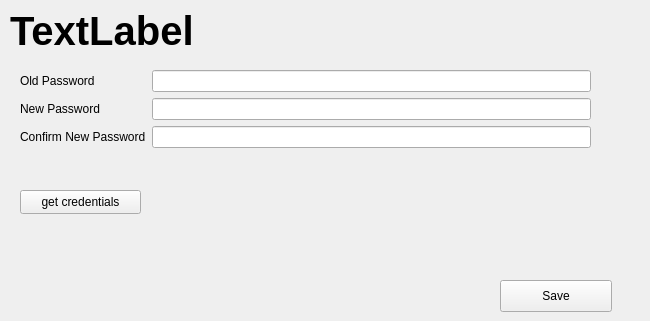
       <widget class="QWidget" name="tab_myAccount">
        <attribute name="title">
         <string>My Account</string>
        </attribute>
        <widget class="QWidget" name="formLayoutWidget_2">
         <property name="geometry">
          <rect>
           <x>20</x>
           <y>70</y>
           <width>571</width>
           <height>101</height>
          </rect>
         </property>
         <layout class="QFormLayout" name="formLayout_2">
          <item row="0" column="0">
           <widget class="QLabel" name="label_12">
            <property name="text">
             <string>Old Password</string>
            </property>
           </widget>
          </item>
          <item row="0" column="1">
           <widget class="QLineEdit" name="lineEdit_myAccountOldPass"/>
          </item>
          <item row="1" column="0">
           <widget class="QLabel" name="label_13">
            <property name="text">
             <string>New Password</string>
            </property>
           </widget>
          </item>
          <item row="1" column="1">
           <widget class="QLineEdit" name="lineEdit_myAccountNewPass"/>
          </item>
          <item row="2" column="0">
           <widget class="QLabel" name="label_14">
            <property name="text">
             <string>Confirm New Password</string>
            </property>
           </widget>
          </item>
          <item row="2" column="1">
           <widget class="QLineEdit" name="lineEdit_myAccountConfirmPass"/>
          </item>
         </layout>
        </widget>
        <widget class="QPushButton" name="pushButton_saveAccount">
         <property name="geometry">
          <rect>
           <x>500</x>
           <y>280</y>
           <width>112</width>
           <height>32</height>
          </rect>
         </property>
         <property name="sizePolicy">
          <sizepolicy hsizetype="Minimum" vsizetype="Fixed">
           <horstretch>0</horstretch>
           <verstretch>0</verstretch>
          </sizepolicy>
         </property>
         <property name="font">
          <font>
           <kerning>false</kerning>
          </font>
         </property>
         <property name="text">
          <string>Save</string>
         </property>
        </widget>
        <widget class="QLabel" name="label_myAccountUsername">
         <property name="enabled">
          <bool>true</bool>
         </property>
         <property name="geometry">
          <rect>
           <x>10</x>
           <y>5</y>
           <width>631</width>
           <height>51</height>
          </rect>
         </property>
         <property name="font">
          <font>
           <pointsize>30</pointsize>
           <weight>75</weight>
           <bold>true</bold>
          </font>
         </property>
         <property name="text">
          <string>TextLabel</string>
         </property>
        </widget>
        <widget class="QPushButton" name="button_getCredentials">
         <property name="geometry">
          <rect>
           <x>20</x>
           <y>190</y>
           <width>121</width>
           <height>24</height>
          </rect>
         </property>
         <property name="text">
          <string>get credentials</string>
         </property>
        </widget>
       </widget>
